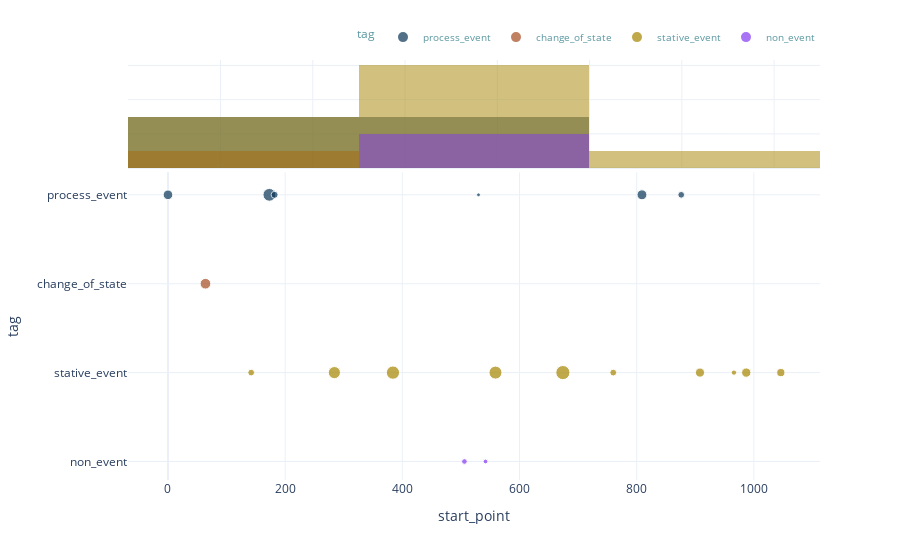

Source (notebook cell):
### Markdown cell above
### Scatter plot

The annotations of single annotation collections can be plotted as an interactive Plotly scatter plot, too. The annotations can be explored with respect to:

- their tag: y-axis
- their text position: x-axis
- the annotated text passages: mouse over
- their properties: mouse over

### Code cell
my_project.ac_dict[my_annotation_collection].plot_annotations()

### Figure 1 — Plotly figure (JSON) as saved in the notebook; plotly's stock layout.template omitted (floating-point values rounded to 4 significant figures)
{"data": [{"customdata": [["<I><br>One morning, as Gregor Samsa was waking up from anxious<br>dreams<br></I>", ["narrator_speech"]], ["<I><br>and saw his brown, arched abdomen divided up into rigid<br>bow-like sections<br></I>", ["narrator_speech"]], ["<I><br>as he lifted his head up a little<br></I>", ["narrator_speech"]], ["<I><br>he thought<br></I>", ["narrator_speech"]], ["<I><br>which he had cut out of an illustrated magazine a<br>little while ago<br></I>", ["narrator_speech"]], ["<I><br>and set in a pretty gilt frame<br></I>", ["narrator_speech"]]], "hovertemplate": "tag=%{y}<br>start_point=%{x}<br>size=%{marker.size}<br>ANNOTATION=%{customdata[0]}<br>prop:representation_type=%{customdata[1]}<extra></extra>", "legendgroup": "process_event", "marker": {"color": "#093658", "opacity": 0.7, "size": [62, 109, 33, 10, 66, 30], "sizemode": "area", "sizeref": 1.34, "symbol": "circle"}, "mode": "markers", "name": "process_event", "orientation": "h", "showlegend": true, "type": "scatter", "x": [0, 173, 182, 530, 809, 876], "xaxis": "x", "y": ["process_event", "process_event", "process_event", "process_event", "process_event", "process_event"], "yaxis": "y"}, {"bingroup": "x", "hovertemplate": "tag=process_event<br>start_point=%{x}<br>count=%{y}<extra></extra>", "legendgroup": "process_event", "marker": {"color": "#093658"}, "name": "process_event", "opacity": 0.5, "showlegend": false, "type": "histogram", "x": [0, 173, 182, 530, 809, 876], "xaxis": "x2", "yaxis": "y2"}, {"customdata": [["<I><br>he discovered that in bed he had been changed into<br>a monstrous verminous bug<br></I>", ["narrator_speech"]]], "hovertemplate": "tag=%{y}<br>start_point=%{x}<br>size=%{marker.size}<br>ANNOTATION=%{customdata[0]}<br>prop:representation_type=%{customdata[1]}<extra></extra>", "legendgroup": "change_of_state", "marker": {"color": "#A64B21", "opacity": 0.7, "size": [76], "sizemode": "area", "sizeref": 1.34, "symbol": "circle"}, "mode": "markers", "name": "change_of_state", "orientation": "h", "showlegend": true, "type": "scatter", "x": [64], "xaxis": "x", "y": ["change_of_state"], "yaxis": "y"}, {"bingroup": "x", "hovertemplate": "tag=change_of_state<br>start_point=%{x}<br>count=%{y}<extra></extra>", "legendgroup": "change_of_state", "marker": {"color": "#A64B21"}, "name": "change_of_state", "opacity": 0.5, "showlegend": false, "type": "histogram", "x": [64], "xaxis": "x2", "yaxis": "y2"}, {"customdata": [["<I><br>He lay on his armour-hard back<br></I>", ["narrator_speech"]], ["<I><br>From this height the blanket, just about ready to slide<br>off completely, could hardly stay in place<br></I>", ["narrator_speech"]], ["<I><br>His numerous legs, pitifully thin in comparison to the rest<br>of his circumference, flickered helplessly before his eyes<br></I>", ["narrator_speech"]], ["<I><br>His room, a proper room for a human being, only<br>somewhat too small, lay quietly between the four well-known walls<br></I>", ["narrator_speech"]], ["<I><br>Above the table, on which an unpacked collection of sample<br>cloth goods was spread out hung the picture<br></I>", ["narrator_speech"]], ["<I><br>Samsa was a travelling salesman<br></I>", ["narrator_speech"]], ["<I><br>It was a picture of a woman with a fur<br>hat and a fur boa<br></I>", ["narrator_speech"]], ["<I><br>She sat erect there<br></I>", ["narrator_speech"]], ["<I><br>lifting up in the direction of the viewer a solid<br>fur muff<br></I>", ["narrator_speech"]], ["<I><br>into which her entire forearm had disappeared<br></I>", ["narrator_speech"]]], "hovertemplate": "tag=%{y}<br>start_point=%{x}<br>size=%{marker.size}<br>ANNOTATION=%{customdata[0]}<br>prop:representation_type=%{customdata[1]}<extra></extra>", "legendgroup": "stative_event", "marker": {"color": "#A68500", "opacity": 0.7, "size": [30, 98, 118, 113, 134, 31, 56, 19, 58, 45], "sizemode": "area", "sizeref": 1.34, "symbol": "circle"}, "mode": "markers", "name": "stative_event", "orientation": "h", "showlegend": true, "type": "scatter", "x": [142, 284, 384, 559, 674, 760, 908, 966, 987, 1046], "xaxis": "x", "y": ["stative_event", "stative_event", "stative_event", "stative_event", "stative_event", "stative_event", "stative_event", "stative_event", "stative_event", "stative_event"], "yaxis": "y"}, {"bingroup": "x", "hovertemplate": "tag=stative_event<br>start_point=%{x}<br>count=%{y}<extra></extra>", "legendgroup": "stative_event", "marker": {"color": "#A68500"}, "name": "stative_event", "opacity": 0.5, "showlegend": false, "type": "histogram", "x": [142, 284, 384, 559, 674, 760, 908, 966, 987, 1046], "xaxis": "x2", "yaxis": "y2"}, {"customdata": [["<I><br>What's happened to me<br></I>", ["thought_representation"]], ["<I><br>It was no dream<br></I>", ["narrator_speech"]]], "hovertemplate": "tag=%{y}<br>start_point=%{x}<br>size=%{marker.size}<br>ANNOTATION=%{customdata[0]}<br>prop:representation_type=%{customdata[1]}<extra></extra>", "legendgroup": "non_event", "marker": {"color": "#843AF2", "opacity": 0.7, "size": [21, 15], "sizemode": "area", "sizeref": 1.34, "symbol": "circle"}, "mode": "markers", "name": "non_event", "orientation": "h", "showlegend": true, "type": "scatter", "x": [506, 542], "xaxis": "x", "y": ["non_event", "non_event"], "yaxis": "y"}, {"bingroup": "x", "hovertemplate": "tag=non_event<br>start_point=%{x}<br>count=%{y}<extra></extra>", "legendgroup": "non_event", "marker": {"color": "#843AF2"}, "name": "non_event", "opacity": 0.5, "showlegend": false, "type": "histogram", "x": [506, 542], "xaxis": "x2", "yaxis": "y2"}], "layout": {"barmode": "overlay", "legend": {"font": {"color": "#5A98A1", "size": 10}, "itemsizing": "constant", "orientation": "h", "title": {"text": "tag"}, "tracegroupgap": 0, "x": 1, "xanchor": "right", "y": 1.02, "yanchor": "bottom"}, "margin": {"t": 60}, "xaxis": {"anchor": "y", "domain": [0, 1], "title": {"text": "start_point"}}, "xaxis2": {"anchor": "y2", "domain": [0, 1], "showgrid": true, "showticklabels": false}, "yaxis": {"anchor": "x", "categoryarray": ["non_event", "stative_event", "change_of_state", "process_event"], "categoryorder": "array", "domain": [0, 0.7326], "title": {"text": "tag"}}, "yaxis2": {"anchor": "x2", "categoryarray": ["non_event", "stative_event", "change_of_state", "process_event"], "categoryorder": "array", "domain": [0.7426, 1], "matches": "y2", "showgrid": true, "showline": false, "showticklabels": false, "ticks": ""}}}
